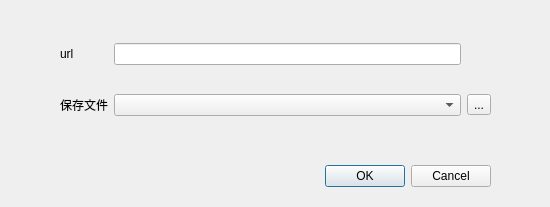
<?xml version="1.0" encoding="UTF-8"?>
<ui version="4.0">
 <class>NewTaskDialog</class>
 <widget class="QDialog" name="NewTaskDialog">
  <property name="geometry">
   <rect>
    <x>0</x>
    <y>0</y>
    <width>550</width>
    <height>207</height>
   </rect>
  </property>
  <property name="windowTitle">
   <string>Dialog</string>
  </property>
  <widget class="QDialogButtonBox" name="buttonBox">
   <property name="geometry">
    <rect>
     <x>150</x>
     <y>160</y>
     <width>341</width>
     <height>32</height>
    </rect>
   </property>
   <property name="orientation">
    <enum>Qt::Orientation::Horizontal</enum>
   </property>
   <property name="standardButtons">
    <set>QDialogButtonBox::StandardButton::Cancel|QDialogButtonBox::StandardButton::Ok</set>
   </property>
  </widget>
  <widget class="QWidget" name="widget" native="true">
   <property name="geometry">
    <rect>
     <x>60</x>
     <y>20</y>
     <width>431</width>
     <height>121</height>
    </rect>
   </property>
   <layout class="QGridLayout" name="gridLayout">
    <item row="0" column="0">
     <widget class="QLabel" name="label">
      <property name="text">
       <string>url</string>
      </property>
     </widget>
    </item>
    <item row="0" column="1">
     <widget class="QLineEdit" name="url"/>
    </item>
    <item row="1" column="0">
     <widget class="QLabel" name="label_2">
      <property name="text">
       <string>保存文件</string>
      </property>
     </widget>
    </item>
    <item row="1" column="1">
     <widget class="QComboBox" name="path"/>
    </item>
    <item row="1" column="2">
     <widget class="QToolButton" name="selectBtn">
      <property name="text">
       <string>...</string>
      </property>
     </widget>
    </item>
   </layout>
  </widget>
 </widget>
 <resources/>
 <connections>
  <connection>
   <sender>buttonBox</sender>
   <signal>accepted()</signal>
   <receiver>NewTaskDialog</receiver>
   <slot>accept()</slot>
   <hints>
    <hint type="sourcelabel">
     <x>248</x>
     <y>254</y>
    </hint>
    <hint type="destinationlabel">
     <x>157</x>
     <y>274</y>
    </hint>
   </hints>
  </connection>
  <connection>
   <sender>buttonBox</sender>
   <signal>rejected()</signal>
   <receiver>NewTaskDialog</receiver>
   <slot>reject()</slot>
   <hints>
    <hint type="sourcelabel">
     <x>316</x>
     <y>260</y>
    </hint>
    <hint type="destinationlabel">
     <x>286</x>
     <y>274</y>
    </hint>
   </hints>
  </connection>
 </connections>
</ui>
